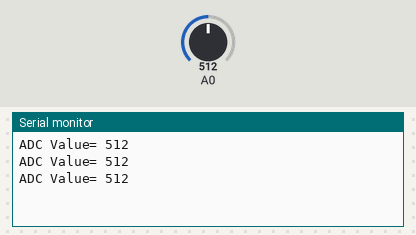
Recording of a sketch running on a simulated Arduino Uno, built with avr-gcc and run on an emulated ATmega328P. Parts: the last lines printed to the serial monitor. The test bench sets the inputs (shaded band); at power-on: A0 = 512.

Above: at 1.3 s.
1.4 s: A0 set to 716
At 1.9 s:
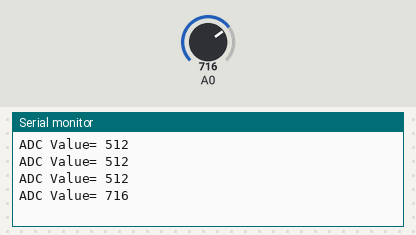
2.9 s: A0 set to 900
At 3.4 s:
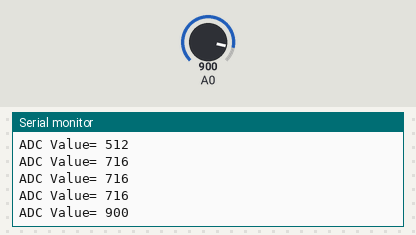
Timing chart, 0 to 5.9 s (numbered marks = the images above; inputs shaded):
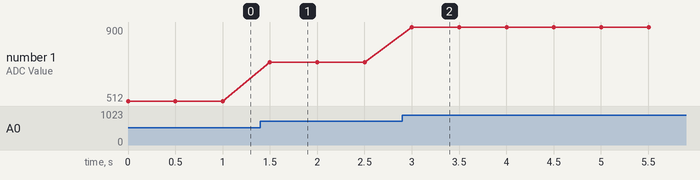

The sketch:

Analog_Input.ino
```cpp
void setup() {
  Serial.begin(9600);     // start the serial comunication with baud rate 9600 per second
}

void loop() {
  Serial.print("ADC Value= ");
  Serial.println(analogRead(A0));
  delay(500);
}
```

Measured:
- after the input at 1.4 s, the serial monitor: prints a new line after 0.10 s (image 1)
- after the input at 2.9 s, the serial monitor: prints a new line after 0.10 s (image 2)
- plotted number 1: 512 → 716 after the input at 1.4 s, 716 → 900 after the input at 2.9 s
